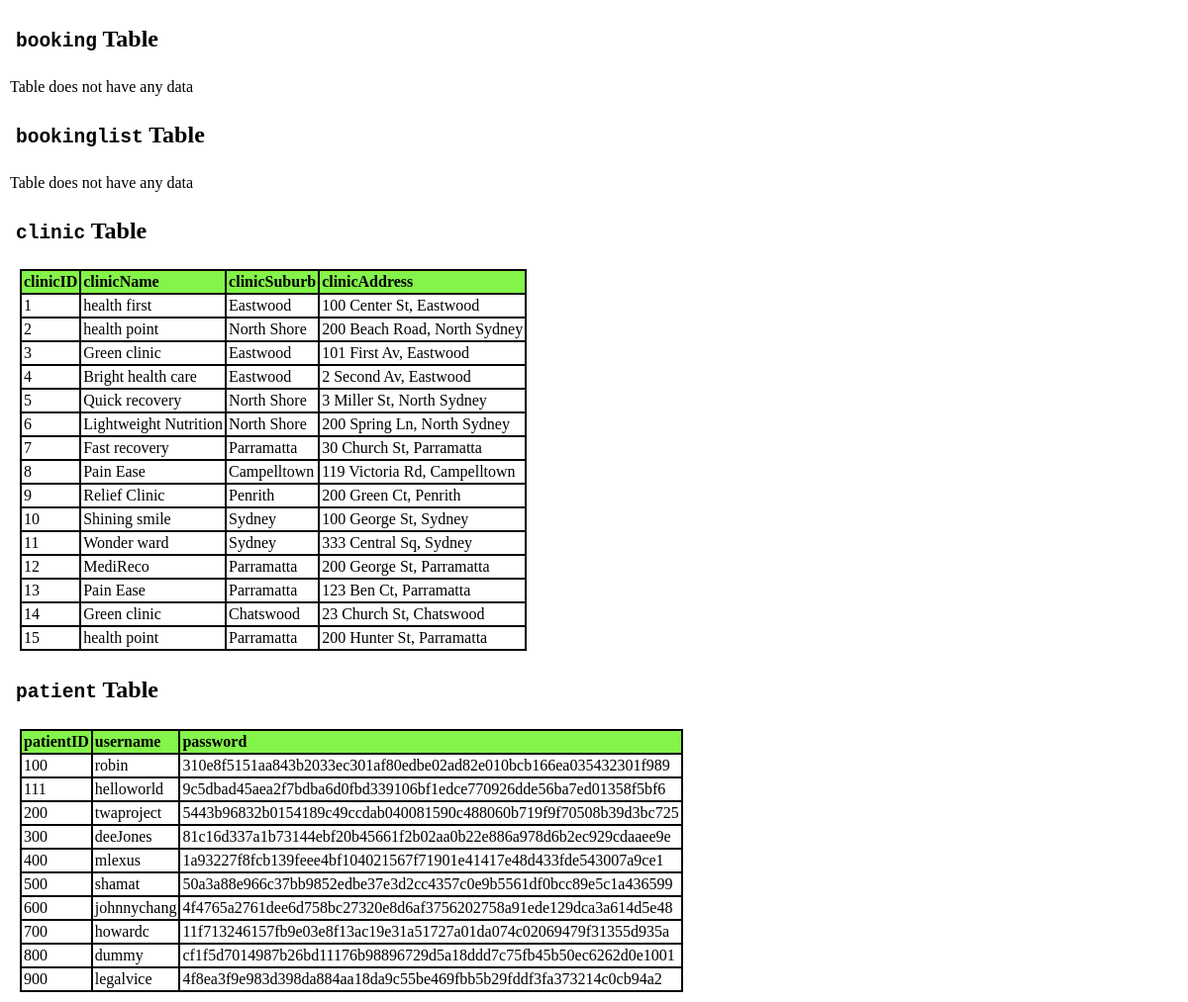
Page /allTables.php on the committed database.
### tables this page shows
CREATE TABLE `clinic` (
  `clinicID` int(11) NOT NULL,
  `clinicName` varchar(32) NOT NULL,
  `clinicSuburb` varchar(32) NOT NULL,
  `clinicAddress` varchar(64) NOT NULL
);

CREATE TABLE `patient` (
  `patientID` int(11) NOT NULL,
  `username` varchar(16) NOT NULL,
  `password` varchar(300) NOT NULL
);

### allTables.php (the view, shortened to what this page needs)
<?php
require_once("conn.php");
$sql = "SHOW TABLES";
$tables = $dbConn->query($sql);
$tablesAndTheirData = array();
while($tableName = $tables->fetch_array()) {
	$sql = "SELECT * FROM $tableName[0] limit 200";
	$data = $dbConn->query($sql);
    array_push($tablesAndTheirData, array(
        'name' => $tableName[0],
        'fields' => $data->fetch_fields(),
        'data' => $data
    ));
}
?>
<!DOCTYPE html>
<html lang="en">
<head>
  <link rel="stylesheet" href="styles.css">
</head>
<body>
<?php foreach($tablesAndTheirData as $table): ?>
<h2><code><?php echo $table['name'];?></code> Table</h2>
	<?php if($table['data']->num_rows):?>
		<table>
			<thead>
				<tr style="font-weight:bold">
				<?php foreach($table['fields'] as $field): ?>
					<td><?php echo $field->name;?></td>
				<?php endforeach; ?>
				</tr>
			</thead>
			<tbody>
		<?php while($row = $table['data']->fetch_assoc()): ?>
			<tr>
				<?php foreach($row as $key => $value):?>
					<td><?php echo $value; ?>
					</td>
				<?php endforeach; ?>
			</tr>
		<?php endwhile;?>
			</tbody>
		</table>
	<?php else:?>
		<p>Table does not have any data</p>
	<?php endif;?>
<?php endforeach;
?>
</body>
</html>

### styles.css (style rules this page uses)
body { margin:10px; padding:0; font-size:1em; color:#000000; }
h1, h2 { padding: 6px; }
table { border-collapse: collapse; margin:10px; }
table, th, td { border: black solid 2px; padding:2px; }
thead { background-color: #84f34a; }

### rows in the picture
clinic: clinicID "1", clinicName "health first", clinicSuburb "Eastwood", clinicAddress "100 Center St, Eastwood"
clinic: clinicID "2", clinicName "health point", clinicSuburb "North Shore", clinicAddress "200 Beach Road, North Sydney"
clinic: clinicID "3", clinicName "Green clinic", clinicSuburb "Eastwood", clinicAddress "101 First Av, Eastwood"
clinic: clinicID "4", clinicName "Bright health care", clinicSuburb "Eastwood", clinicAddress "2 Second Av, Eastwood"
clinic: clinicID "5", clinicName "Quick recovery", clinicSuburb "North Shore", clinicAddress "3 Miller St, North Sydney"
clinic: clinicID "6", clinicName "Lightweight Nutrition", clinicSuburb "North Shore", clinicAddress "200 Spring Ln, North Sydney"
clinic: clinicID "7", clinicName "Fast recovery", clinicSuburb "Parramatta", clinicAddress "30 Church St, Parramatta"
clinic: clinicID "8", clinicName "Pain Ease", clinicSuburb "Campelltown", clinicAddress "119 Victoria Rd, Campelltown"
clinic: clinicID "9", clinicName "Relief Clinic", clinicSuburb "Penrith", clinicAddress "200 Green Ct, Penrith"
clinic: clinicID "10", clinicName "Shining smile", clinicSuburb "Sydney", clinicAddress "100 George St, Sydney"
clinic: clinicID "11", clinicName "Wonder ward", clinicSuburb "Sydney", clinicAddress "333 Central Sq, Sydney"
clinic: clinicID "12", clinicName "MediReco", clinicSuburb "Parramatta", clinicAddress "200 George St, Parramatta"
clinic: clinicID "13", clinicName "Pain Ease", clinicSuburb "Parramatta", clinicAddress "123 Ben Ct, Parramatta"
clinic: clinicID "14", clinicName "Green clinic", clinicSuburb "Chatswood", clinicAddress "23 Church St, Chatswood"
clinic: clinicID "15", clinicName "health point", clinicSuburb "Parramatta", clinicAddress "200 Hunter St, Parramatta"
patient: patientID "100", username "robin", password "310e8f5151aa843b2033ec301af80edbe02ad82e010bcb166ea035432301f989"
patient: patientID "111", username "helloworld", password "9c5dbad45aea2f7bdba6d0fbd339106bf1edce770926dde56ba7ed01358f5bf6"
patient: patientID "200", username "twaproject", password "5443b96832b0154189c49ccdab040081590c488060b719f9f70508b39d3bc725"
patient: patientID "300", username "deeJones", password "81c16d337a1b73144ebf20b45661f2b02aa0b22e886a978d6b2ec929cdaaee9e"
patient: patientID "400", username "mlexus", password "1a93227f8fcb139feee4bf104021567f71901e41417e48d433fde543007a9ce1"
patient: patientID "500", username "shamat", password "50a3a88e966c37bb9852edbe37e3d2cc4357c0e9b5561df0bcc89e5c1a436599"
patient: patientID "600", username "johnnychang", password "4f4765a2761dee6d758bc27320e8d6af3756202758a91ede129dca3a614d5e48"
patient: patientID "700", username "howardc", password "11f713246157fb9e03e8f13ac19e31a51727a01da074c02069479f31355d935a"
patient: patientID "800", username "dummy", password "cf1f5d7014987b26bd11176b98896729d5a18ddd7c75fb45b50ec6262d0e1001"
patient: patientID "900", username "legalvice", password "4f8ea3f9e983d398da884aa18da9c55be469fbb5b29fddf3fa373214c0cb94a2"

### other values in the picture
$table['name'] "booking"
$table['name'] "bookinglist"
$table['name'] "clinic"
$field->name "clinicID"
$field->name "clinicName"
$field->name "clinicSuburb"
$field->name "clinicAddress"
$table['name'] "patient"
$field->name "patientID"
$field->name "username"
$field->name "password"
